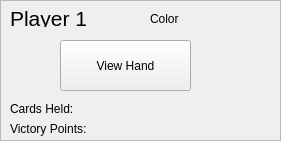
   <widget class="QFrame" name="frame_2">
    <property name="geometry">
     <rect>
      <x>710</x>
      <y>150</y>
      <width>281</width>
      <height>141</height>
     </rect>
    </property>
    <property name="frameShape">
     <enum>QFrame::StyledPanel</enum>
    </property>
    <property name="frameShadow">
     <enum>QFrame::Raised</enum>
    </property>
    <widget class="QLabel" name="player2_label">
     <property name="geometry">
      <rect>
       <x>10</x>
       <y>10</y>
       <width>101</width>
       <height>17</height>
      </rect>
     </property>
     <property name="font">
      <font>
       <pointsize>16</pointsize>
      </font>
     </property>
     <property name="text">
      <string>Player 1</string>
     </property>
    </widget>
    <widget class="QLabel" name="color2_label">
     <property name="geometry">
      <rect>
       <x>150</x>
       <y>10</y>
       <width>67</width>
       <height>17</height>
      </rect>
     </property>
     <property name="text">
      <string>Color</string>
     </property>
    </widget>
    <widget class="QLabel" name="victoryPnts2">
     <property name="geometry">
      <rect>
       <x>10</x>
       <y>120</y>
       <width>131</width>
       <height>17</height>
      </rect>
     </property>
     <property name="text">
      <string>Victory Points:</string>
     </property>
    </widget>
    <widget class="QLabel" name="cardsHeld2_label">
     <property name="geometry">
      <rect>
       <x>10</x>
       <y>100</y>
       <width>121</width>
       <height>17</height>
      </rect>
     </property>
     <property name="text">
      <string>Cards Held:</string>
     </property>
    </widget>
    <widget class="QPushButton" name="vhandButton_02">
     <property name="geometry">
      <rect>
       <x>60</x>
       <y>40</y>
       <width>131</width>
       <height>51</height>
      </rect>
     </property>
     <property name="text">
      <string>View Hand</string>
     </property>
    </widget>
   </widget>
